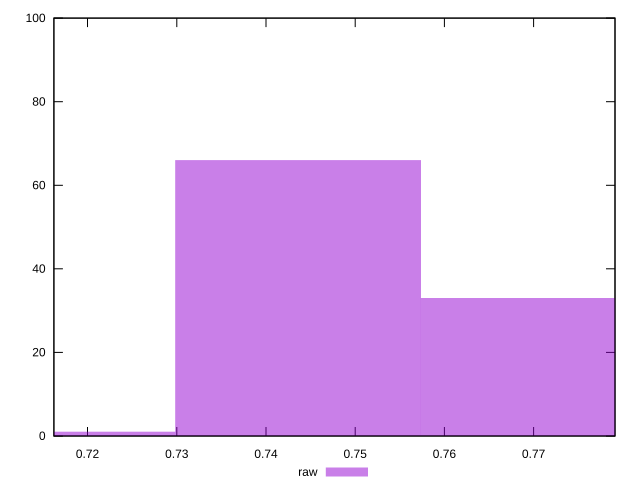

This figure's gnuplot source:
reset
set terminal svg size 640, 490 enhanced background rgb 'white'
set output "reprap/meta/score/samples/pages+cached+noexternal+noimg/raw/histogram.svg"

$raw <<EOF
0.7353935516816424 61
0.7898671481025049 14
0.7626303498920737 24
0.7081567534712113 1
EOF

set key outside below
set boxwidth 0.027236798210431203
set yrange [0:100]
set style fill transparent solid 0.5 noborder

plot \
  $raw title "raw" with boxes, \


reset
